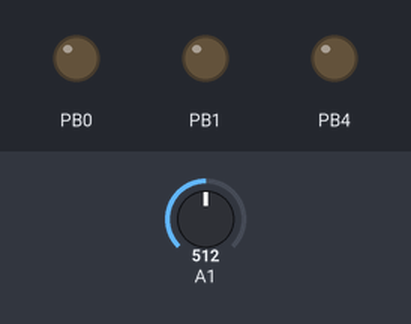
A sketch run on a simulated ATtiny85, built with avr-gcc and run on an emulated ATtiny85. On the bench: output pins drawn as LEDs (lit = HIGH). Dashed ring = blinking. The test bench sets the inputs (shaded band); at power-on: A1 = 512. Sleep ends after the set time or at an interrupt.

Above: at 1.8 s.
1.9 s: A1 set to 788
3.4 s: A1 set to 813
At 3.63 s:
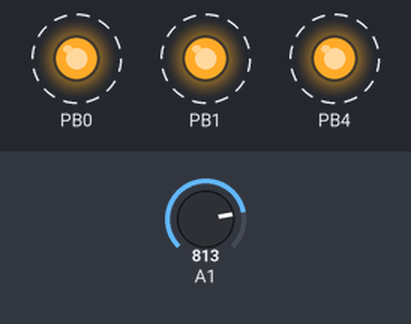
Timing chart, 0 to 6.4 s (numbered marks = the images above; inputs shaded):
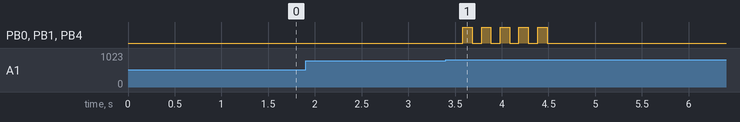

Measured:
- the behaviour switches between 803 and 804 on A1 (found by bisection; images 0 and 1)
- after the input at 1.9 s, every drawn part: stays the same
- after the input at 3.4 s, PB0, PB1, PB4: alternates HIGH for 0.10 s and LOW for 0.10 s, 10 changes in all, then stays LOW, starting after 0.18 s

The sketch:

tiny85_adc.ino
```cpp
// set timer to 0.016s
// WDTCR |= (0<<WDP3) | (0<<WDP2) | (0<<WDP1) | (0<<WDP0);
// set timer to 0.032s
// WDTCR |= (0<<WDP3) | (0<<WDP2) | (0<<WDP1) | (1<<WDP0);
// set timer to 0.064s
// WDTCR |= (0<<WDP3) | (0<<WDP2) | (1<<WDP1) | (0<<WDP0);
// set timer to 0.125s
// WDTCR |= (0<<WDP3) | (0<<WDP2) | (1<<WDP1) | (1<<WDP0);
// set timer to 0.250s
// WDTCR |= (0<<WDP3) | (1<<WDP2) | (0<<WDP1) | (0<<WDP0);
// set timer to 0.5s
// WDTCR |= (0<<WDP3) | (1<<WDP2) | (0<<WDP1) | (1<<WDP0);
//set timer to 1 sec
//WDTCR |= (0 << WDP3) | (1 << WDP2) | (1 << WDP1) | (0 << WDP0);
//set timer to 2 sec
//WDTCR |= (0<<WDP3) | (1<<WDP2) | (1<<WDP1) | (1<<WDP0);
//set timer to 4 sec
//WDTCR |= (1<<WDP3) | (0<<WDP2) | (0<<WDP1) | (0<<WDP0);
//set timer to 8 sec
//WDTCR |= (1<<WDP3) | (0<<WDP2) | (0<<WDP1) | (0<<WDP1);
#include <avr/interrupt.h>
#include <avr/sleep.h>
#include <avr/power.h>
#define DARKVAL 200
#define DEVIATION 1
#define HYST 6
byte power_counter = 1;
int adc_in = 1023;
int adc_in_pref = 1023;
int adc_dev = 1023;
int addr = 0;
ISR(WDT_vect) {
  power_counter--;
}

void setup() {
  // set timer to 0.5s
  WDTCR |= (0 << WDP3) | (1 << WDP2) | (0 << WDP1) | (1 << WDP0) | (1 << WDIE) | (0 << WDE);
  set_sleep_mode(SLEEP_MODE_PWR_DOWN);
}

void loop() {
  //-----POWER OFF START-----
  //PortB Input LOW
  DDRB = 0x00;
  PORTB = 0x00;
  power_all_disable();
  //Go Sleep
  sleep_enable();
  sleep_mode();
  sleep_disable();
  //-----POWER OFF END  -----

  //-----READ ADC START-----
  //Save old value
  adc_in_pref = adc_in;
  //PB2 Input Pullup
  DDRB &= ~(1 << DDB2);
  PORTB |= (1 << PB2);
  power_adc_enable();
  // Set the ADC input to PB2/ADC1
  ADMUX |= (1 << MUX0) | (1 << ADLAR);
  // Set the prescaler to clock/128 & enable ADC
  ADCSRA |= (1 << ADPS1) | (1 << ADPS0) | (1 << ADEN) | (1 << ADSC);
  // Wait for it to finish
  while (ADCSRA & (1 << ADSC));
  //adc_in = (ADCH << 8) | ADCL;
  adc_in = ADCH;
  //Turn off ADC
  ACSR |= _BV(ACD);                         //disable the analog comparator
  ADCSRA &= ~_BV(ADEN);                     //disable ADC
  power_adc_disable();
  //-----READ ADC END  -----
  if (power_counter < 1 | power_counter > HYST) {
    power_counter = 1;
    //Get DEVIATION
    if (adc_in > adc_in_pref)
      adc_dev = adc_in - adc_in_pref;
    else
      adc_dev = adc_in_pref - adc_in;

    //Check DEVIATION and DARKVAL
    if (adc_dev > DEVIATION && adc_in > DARKVAL) {
      DDRB |= (1 << DDB0) | (1 << DDB1) | (1 << DDB4);
      for (byte i = 0; i < 10; i++) {
        PORTB ^= (1 << PB0) | (1 << PB1) | (1 << PB4);
        _delay_ms(100);
      }
      power_counter = HYST;
    }
  }
}
```
